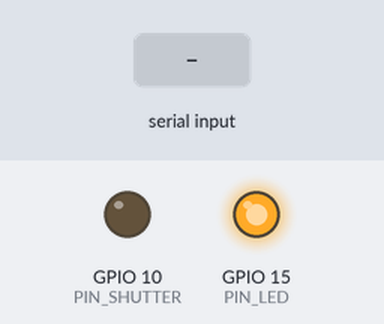
This sketch was run on a simulated ESP32-C6. Shown: output pins drawn as LEDs (lit = HIGH). Inputs (shaded band) come from the test bench.

Above: at 1.2 s.
1.3 s: "1" received over Serial
At 2.5 s:
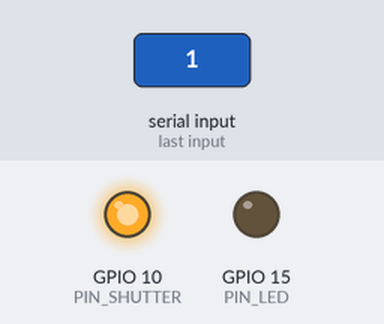
2.8 s: "0" received over Serial
At 3.7 s:
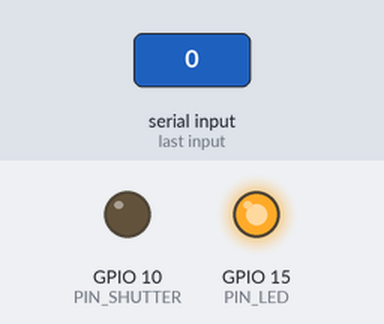
Timing chart, 0 to 5.8 s (numbered marks = the images above; inputs shaded):
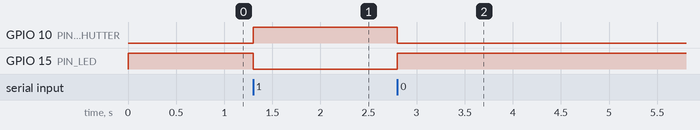

The sketch:

LumixG6_Control.ino
```cpp
#include <Arduino.h>

// Pin Definitions for Seeed ESP32-C6
const int PIN_SHUTTER = D10;
const int PIN_LED     = 15; // Built-in green LED on the Seeed C6 board

void setup() {
    Serial.begin(115200);

    // Configure pins as outputs
    pinMode(PIN_SHUTTER, OUTPUT);
    pinMode(PIN_LED, OUTPUT);

    // Ensure everything is turned off at initialization
    digitalWrite(PIN_SHUTTER, LOW);
    digitalWrite(PIN_LED, HIGH);
}

void loop() {
    if (Serial.available() > 0) {
        char command = Serial.read();

        if (command == '1') {
            // NINA starts exposure: open optocoupler gate AND turn on status LED
            digitalWrite(PIN_SHUTTER, HIGH);
            digitalWrite(PIN_LED, LOW);
        }
        else if (command == '0') {
            // NINA ends exposure: release optocoupler gate AND turn off status LED
            digitalWrite(PIN_SHUTTER, LOW);
            digitalWrite(PIN_LED, HIGH);
        }
    }
    // High-frequency loop pacing
    delay(1);
}
```

Measured:
- after the input at 1.3 s, GPIO 10 (PIN_SHUTTER): LOW → HIGH at once; GPIO 15 (PIN_LED): HIGH → LOW at once
- after the input at 2.8 s, GPIO 10 (PIN_SHUTTER): HIGH → LOW at once; GPIO 15 (PIN_LED): LOW → HIGH at once
